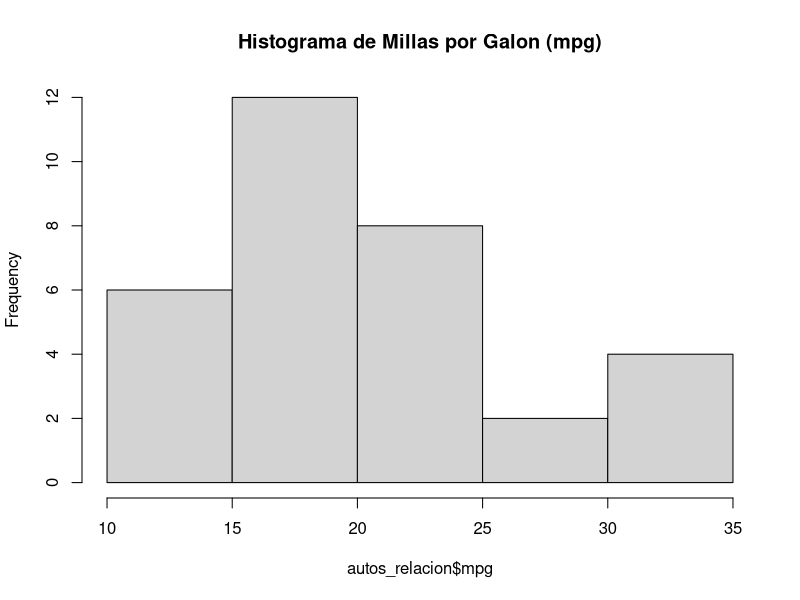

Write the R code that produced this figure.
install.packages("dplyr")
library(dplyr)

# Tarea 1: Exploración inicial del dataset
# Cargar el dataset mtcars
# Mostrar las primeras 7 filas  del dataset. (usa help)
# Mostrar la estructura del dataset (str())
# Obtener un resumen estadístico de las variables numéricas.(utiliza la función skim del paquete skimr)
# Identificar cuántas filas y columnas tiene el dataset.
# Calcula la desviación estándar de al menos 3 variables (usa la función sd())

data(mtcars)
head(mtcars, n=7)
str(mtcars)

install.packages("skimr", dependencies = TRUE)
library(skimr)
skim(mtcars)

num_rows <- nrow(mtcars)
num_cols <- ncol(mtcars)
cat("Numero de columnas:",num_cols,"\nNumero de filas:", num_rows)

mpg_sd <- sd(mtcars$mpg)
hp_sd <- sd(mtcars$hp)
qsec_sd <- sd(mtcars$qsec)

cat(mpg_sd, hp_sd, qsec_sd)
# Tarea 2: Filtrado y selección de datos
# Filtrar los autos que tienen más de 10 millas por galón (mpg > 10).
# Seleccionar solo las columnas mpg, cyl, hp y wt.

autos_mpg_mayor_10 <- mtcars %>%
  filter(mpg>10) %>%
  select(mpg, cyl, hp, wt)

head(autos_mpg_mayor_10)

# Tarea 3: Creación de nuevas variables
# Crear una nueva columna llamada relacion_peso_potencia, que sea la relación entre 
# el peso (wt) y los caballos de fuerza (hp).
autos_relacion <- mtcars %>%
  mutate(relacion_peso_potencia = wt/ hp)

# Tarea 4: Visualización
# Crear un histograma de mpg (Rendimiento del combustible) usa la funcion hist
hist(autos_relacion$mpg, main=paste("Histograma de Millas por Galon (mpg)"))


# Tarea 5
#Crear una función simple que convierta el rendimiento de millas por galón (mpg) a 
#kilómetros por litro (kml = mpg * 0.425144)

mpg_a_kml<-function(x){
  return (x*0.425144)
}

# Primera forma usando el operador $
mtcars$kml<-mpg_a_kml(mtcars$mpg)
head(mtcars)

# Segunda forma: usar mutate de la libreria dplyr
data_autos = mtcars %>% 
mutate(kml = mpg_a_kml(mpg))

head(data_autos)
